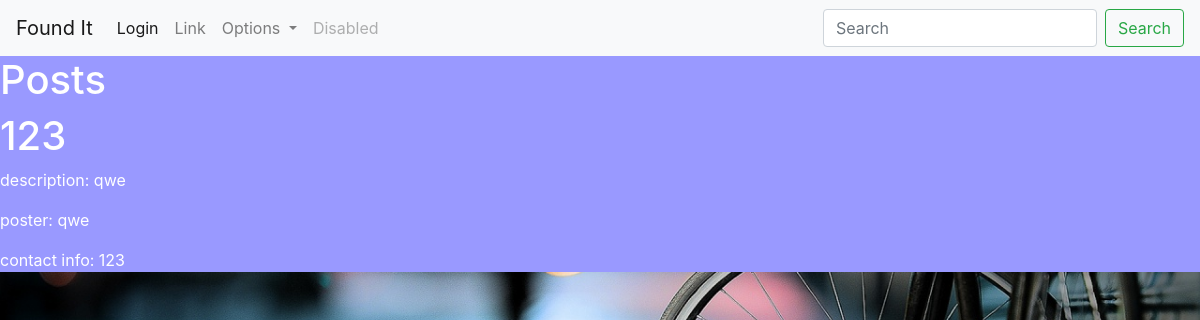
/categories/phones, run on an earlier commit of the app's database.
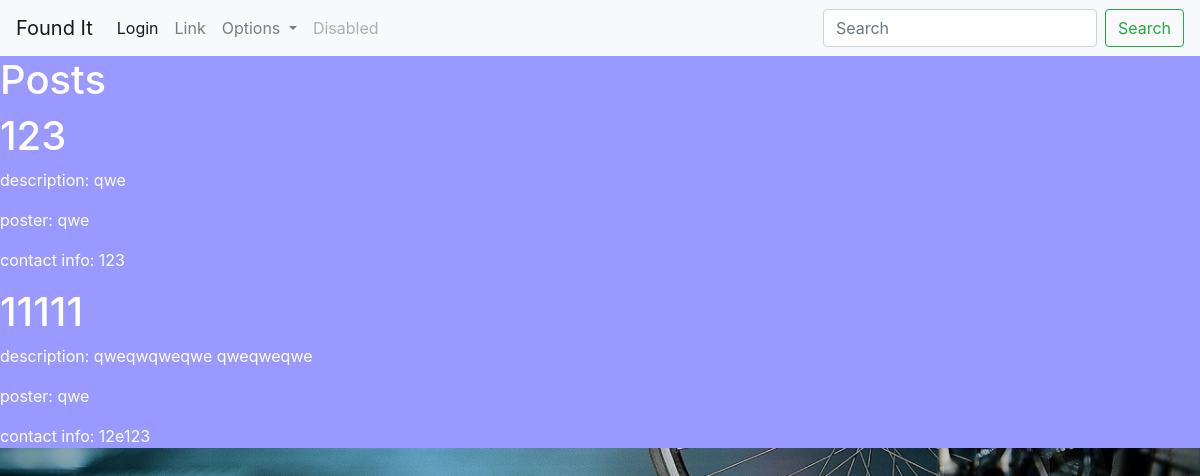
And on a later commit of the database.
### model.py (models this page shows, shortened)
class Post(Base):
	__tablename__ = "Posts"
	post_id = Column(Integer, primary_key = True)
	title = Column(String)
	description = Column(String)
	category = Column(String)
	username = Column(String)
	contact = Column(String)

### app.py (the view)
@app.route('/categories/phones')
def phones():
    phoneposts = databases.query_by_category("phones")
    return render_template("phones.html",phones = phoneposts )

### databases.py (called while the page is built)
def query_by_category(category):
	session = session_factory()
	return session.query(Post).filter_by(category = category).all()

### templates/phones.html (shortened to what this page needs)
{% extends "navbar.html" %}
        {% block body %}
            <div class="pppp">
                <h1 class="whit"> Posts </h1>
            {% for i in phones%}
              <h1 class="whit">{{i.title}}</h1>
                <p class="whit"> description: {{i.description}}</p>
                <p class="whit">poster: <a class="whit" href = "/profile/{{i.username}}">{{i.username}}</a></p>
                <p class="whit">contact info: {{i.contact}}</p>
            {% endfor %}
            </div>
        {% endblock %}

### templates/navbar.html (shortened to what this page needs)
<!DOCTYPE html>
<html>
   <head>
       <link rel="stylesheet" type="text/css" href="{{ url_for('static', filename='bootstrap.css') }}">
       <link rel="stylesheet" type="text/css" href="{{ url_for('static', filename='style.css') }}">
   </head>
   <body class="bg">
       <nav class="navbar navbar-expand-lg navbar-light bg-light">
        <a class="navbar-brand" href="/">Found It</a>
        <div class="collapse navbar-collapse" id="navbarSupportedContent">
          <ul class="navbar-nav mr-auto">
            <li class="nav-item active">
              <a class="nav-link" href="/">Login <span class="sr-only">(current)</span></a>
            </li>
            <li class="nav-item">
              <a class="nav-link" href="#">Link</a>
            </li>
            <li class="nav-item dropdown">
              <a class="nav-link dropdown-toggle" href="#" id="navbarDropdown" role="button" data-toggle="dropdown" aria-haspopup="true" aria-expanded="false">
                Options
              </a>
            </li>
            <li class="nav-item">
              <a class="nav-link disabled" href="#">Disabled</a>
            </li>
          </ul>
          <form class="form-inline my-2 my-lg-0" method = "post" action = "{{ url_for('search') }}">
            <input class="form-control mr-sm-2" type="search" placeholder="Search" aria-label="Search">
            <button class="btn btn-outline-success my-2 my-sm-0" type="submit">Search</button>
          </form>
        </div>
      </nav>
       {% block body %}
       {% endblock %}
   </body>
</html>

### static/style.css (style rules this page uses)
body { background-image: url("aa.jpg"); height: 100%; background-repeat: no-repeat; background-size: 100%; }
.whit { color:white; }
.pppp { background-color: rgb(153, 153, 255); }

What changed in the data, as far as the page shows it:
added Post: title "11111", description "qweqwqweqwe qweqweqwe", username "qwe", contact "12e123"
